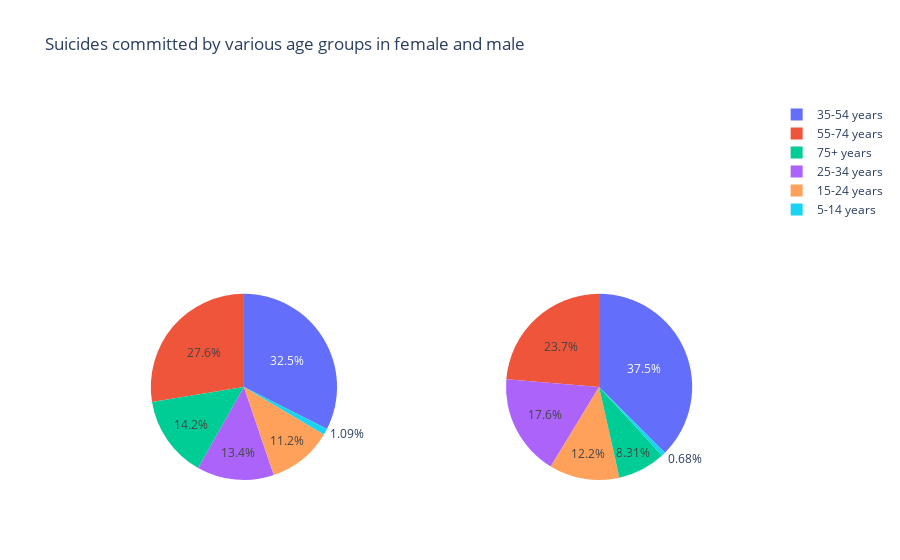

Notebook cell for this chart:
### Code cell
fig = {
    'data' : [
        {
           'labels' : gender_agewise_suicide.index,
           'values' : gender_agewise_suicide.female,
            'type': 'pie',
            'name': 'Female suicides no',
            'domain': {'x': [0, .48],
                       'y': [0, .49]}
        },
        {
           'labels' : gender_agewise_suicide.index,
           'values' : gender_agewise_suicide.male,
            'type': 'pie',
            'name': 'Male suicides no',
            'domain': {'x': [.52, 1],
                       'y': [0, .49]}
        }  
    ],
    'layout': {'title': 'Suicides committed by various age groups in female and male'}
}

py.offline.iplot(fig)

### Figure 1 — Plotly figure (JSON) as saved in the notebook; plotly's stock layout.template omitted (floating-point values rounded to 4 significant figures)
{"data": [{"domain": {"x": [0, 0.48], "y": [0, 0.49]}, "labels": ["15-24 years", "25-34 years", "35-54 years", "5-14 years", "55-74 years", "75+ years"], "name": "Female suicides no", "type": "pie", "values": [175437, 208823, 506233, 16997, 430036, 221984]}, {"domain": {"x": [0.52, 1], "y": [0, 0.49]}, "labels": ["15-24 years", "25-34 years", "35-54 years", "5-14 years", "55-74 years", "75+ years"], "name": "Male suicides no", "type": "pie", "values": [633105, 915089, 1945908, 35267, 1228407, 431134]}], "layout": {"autosize": true, "title": {"text": "Suicides committed by various age groups in female and male"}}}
